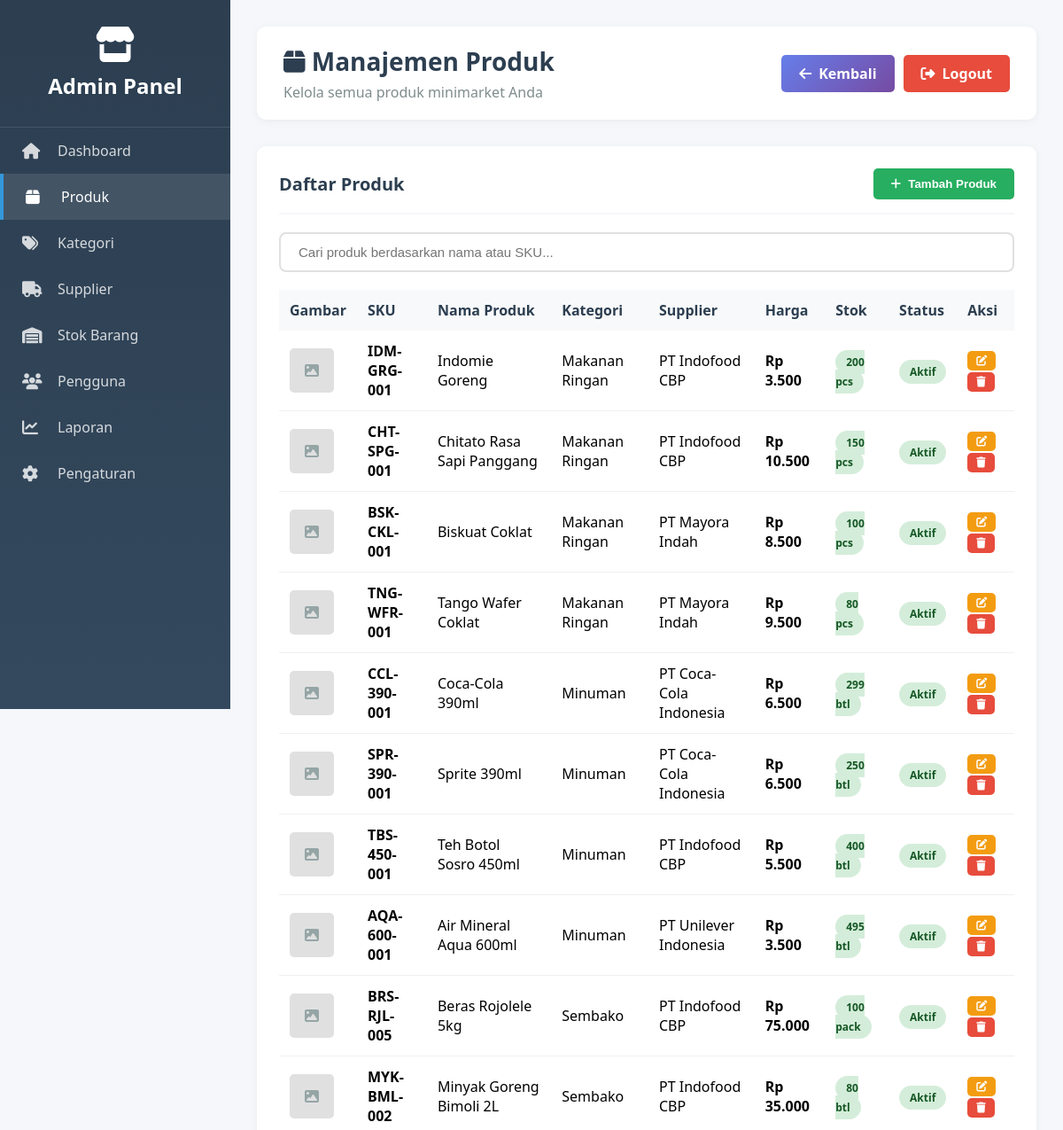
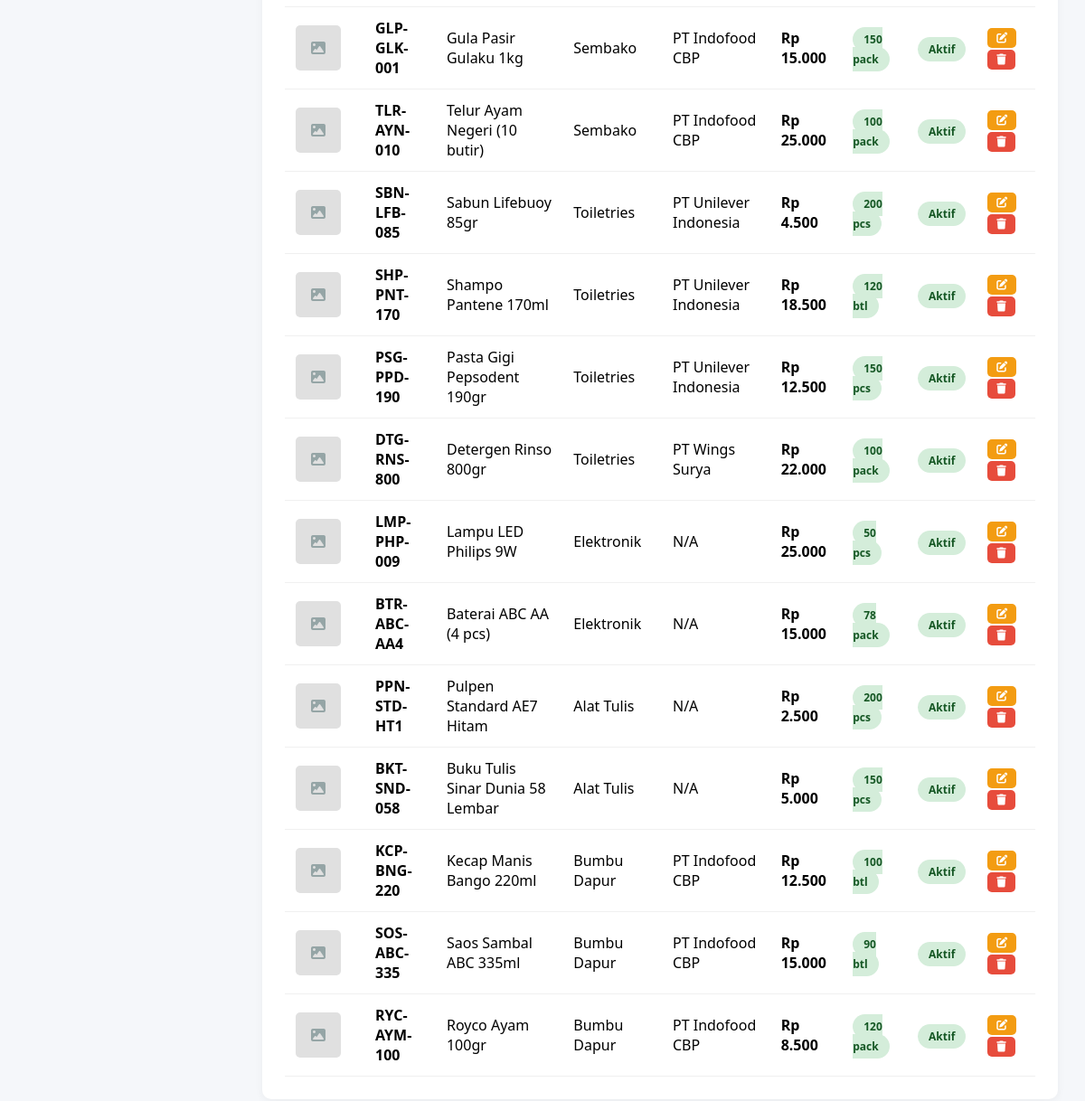
/admin/products.php (signed in), run on the app's committed database (2 pictures, top to bottom).
### tables this page shows
CREATE TABLE `products` (
  `id` int(11) NOT NULL,
  `category_id` int(11) DEFAULT NULL,
  `supplier_id` int(11) DEFAULT NULL,
  `product_name` varchar(200) NOT NULL,
  `sku` varchar(50) NOT NULL,
  `barcode` varchar(100) DEFAULT NULL,
  `description` text DEFAULT NULL,
  `price` decimal(15,2) NOT NULL,
  `cost_price` decimal(15,2) DEFAULT NULL,
  `stock` int(11) DEFAULT 0,
  `min_stock` int(11) DEFAULT 10,
  `unit` varchar(20) DEFAULT 'pcs',
  `image` varchar(255) DEFAULT NULL,
  `status` enum('active','inactive') DEFAULT 'active',
  `created_at` timestamp NOT NULL DEFAULT current_timestamp(),
  `updated_at` timestamp NOT NULL DEFAULT current_timestamp() ON UPDATE current_timestamp()
);

CREATE TABLE `categories` (
  `id` int(11) NOT NULL,
  `category_name` varchar(100) NOT NULL,
  `description` text DEFAULT NULL,
  `icon` varchar(50) DEFAULT NULL,
  `status` enum('active','inactive') DEFAULT 'active',
  `created_at` timestamp NOT NULL DEFAULT current_timestamp(),
  `updated_at` timestamp NOT NULL DEFAULT current_timestamp() ON UPDATE current_timestamp()
);

CREATE TABLE `suppliers` (
  `id` int(11) NOT NULL,
  `supplier_name` varchar(100) NOT NULL,
  `contact_person` varchar(100) DEFAULT NULL,
  `phone` varchar(20) DEFAULT NULL,
  `email` varchar(100) DEFAULT NULL,
  `address` text DEFAULT NULL,
  `status` enum('active','inactive') DEFAULT 'active',
  `created_at` timestamp NOT NULL DEFAULT current_timestamp(),
  `updated_at` timestamp NOT NULL DEFAULT current_timestamp() ON UPDATE current_timestamp()
);

### config.php (called while the page is built, shortened)
<?php
function formatRupiah($amount) {
    return "Rp " . number_format($amount, 0, ',', '.');
}
?>

### admin/products.php (the view, shortened to what this page needs)
<?php
require_once '../config.php';
$products = $conn->query("SELECT p.*, c.category_name, s.supplier_name FROM products p LEFT JOIN categories c ON p.category_id = c.id LEFT JOIN suppliers s ON p.supplier_id = s.id ORDER BY p.created_at DESC");
require_once '../includes/admin_header.php';
?>
</head>
<body>
    <div class="wrapper">
        <div class="sidebar">
            <div class="sidebar-header">
                <i class="fas fa-store" style="font-size: 40px; margin-bottom: 10px;"></i>
                <h2>Admin Panel</h2>
            </div>
            <div class="sidebar-menu">
                <a href="index.php" class="menu-item">
                    <i class="fas fa-home"></i>
                    <span>Dashboard</span>
                </a>
                <a href="products.php" class="menu-item active">
                    <i class="fas fa-box"></i>
                    <span>Produk</span>
                </a>
                <a href="categories.php" class="menu-item">
                    <i class="fas fa-tags"></i>
                    <span>Kategori</span>
                </a>
                <a href="suppliers.php" class="menu-item">
                    <i class="fas fa-truck"></i>
                    <span>Supplier</span>
                </a>
                <a href="stock.php" class="menu-item">
                    <i class="fas fa-warehouse"></i>
                    <span>Stok Barang</span>
                </a>
                <a href="users.php" class="menu-item">
                    <i class="fas fa-users"></i>
                    <span>Pengguna</span>
                </a>
                <a href="reports.php" class="menu-item">
                    <i class="fas fa-chart-line"></i>
                    <span>Laporan</span>
                </a>
                <a href="settings.php" class="menu-item">
                    <i class="fas fa-cog"></i>
                    <span>Pengaturan</span>
                </a>
            </div>
        </div>
        <div class="main-content">
            <div class="top-bar">
                <div>
                    <h1 style="font-size: 28px; color: #2c3e50;">
                        <i class="fas fa-box"></i> Manajemen Produk
                    </h1>
                    <p style="color: #7f8c8d; margin-top: 5px;">Kelola semua produk minimarket Anda</p>
                </div>
                <div style="display: flex; gap: 10px;">
                    <a href="index.php" class="btn btn-primary">
                        <i class="fas fa-arrow-left"></i> Kembali
                    </a>
                    <a href="../logout.php" class="btn btn-danger">
                        <i class="fas fa-sign-out-alt"></i> Logout
                    </a>
                </div>
            </div>
            <div class="card">
                <div class="card-header">
                    <h2 class="card-title">Daftar Produk</h2>
                    <button class="btn btn-success" onclick="openModal()">
                        <i class="fas fa-plus"></i> Tambah Produk
                    </button>
                </div>
                <div class="search-box">
                    <input type="text" id="searchProduct" placeholder="Cari produk berdasarkan nama atau SKU...">
                </div>
                <div style="overflow-x: auto;">
                    <table id="productsTable">
                        <thead>
                            <tr>
                                <th>Gambar</th>
                                <th>SKU</th>
                                <th>Nama Produk</th>
                                <th>Kategori</th>
                                <th>Supplier</th>
                                <th>Harga</th>
                                <th>Stok</th>
                                <th>Status</th>
                                <th>Aksi</th>
                            </tr>
                        </thead>
                        <tbody>
                            <?php while($product = $products->fetch_assoc()): ?>
                            <tr>
                                <td>
                                    <?php if (!empty($product['image'])): ?>
                                        <img src="<?php echo UPLOAD_URL . $product['image']; ?>" style="width: 50px; height: 50px; object-fit: cover; border-radius: 5px;" alt="<?php echo $product['product_name']; ?>">
                                    <?php else: ?>
                                        <div style="width: 50px; height: 50px; background: #e0e0e0; border-radius: 5px; display: flex; align-items: center; justify-content: center;">
                                            <i class="fas fa-image" style="color: #95a5a6;"></i>
                                        </div>
                                    <?php endif; ?>
                                </td>
                                <td><strong><?php echo $product['sku']; ?></strong></td>
                                <td><?php echo $product['product_name']; ?></td>
                                <td><?php echo $product['category_name'] ?? 'N/A'; ?></td>
                                <td><?php echo $product['supplier_name'] ?? 'N/A'; ?></td>
                                <td><strong><?php echo formatRupiah($product['price']); ?></strong></td>
                                <td>
                                    <span class="badge <?php echo $product['stock'] <= $product['min_stock'] ? 'badge-warning' : 'badge-success'; ?>">
                                        <?php echo $product['stock']; ?> <?php echo $product['unit']; ?>
                                    </span>
                                </td>
                                <td>
                                    <?php if($product['status'] == 'active'): ?>
                                        <span class="badge badge-success">Aktif</span>
                                    <?php else: ?>
                                        <span class="badge badge-danger">Nonaktif</span>
                                    <?php endif; ?>
                                </td>
                                <td>
                                    <a href="?edit=<?php echo $product['id']; ?>" class="btn btn-warning" style="padding: 5px 10px; font-size: 12px;">
                                        <i class="fas fa-edit"></i>
                                    </a>
                                    <a href="?delete=<?php echo $product['id']; ?>" class="btn btn-danger" style="padding: 5px 10px; font-size: 12px;" onclick="return confirm('Yakin ingin menghapus produk ini?')">
                                        <i class="fas fa-trash"></i>
                                    </a>
                                </td>
                            </tr>
                            <?php endwhile; ?>
                        </tbody>
                    </table>
                </div>
            </div>
        </div>
    </div>
<?php require_once '../includes/admin_footer.php'; ?>

### includes/admin_header.php (shortened to what this page needs)
<!DOCTYPE html>
<html lang="id">
<head>
    <link rel="stylesheet" href="https://cdnjs.cloudflare.com/ajax/libs/font-awesome/6.4.0/css/all.min.css">

### includes/admin_footer.php (shortened to what this page needs)
</body>
</html>

### admin/products.php (style rules this page uses)
* { margin: 0; padding: 0; box-sizing: border-box; }
body { font-family: 'Segoe UI', Tahoma, Geneva, Verdana, sans-serif; background: #f5f7fa; }
.wrapper { display: flex; min-height: 100vh; }
.sidebar { width: 260px; background: linear-gradient(180deg, #2c3e50 0%, #34495e 100%); color: white; position: fixed; height: 100vh; overflow-y: auto; }
.sidebar-header { padding: 30px 20px; text-align: center; border-bottom: 1px solid rgba(255,255,255,0.1); }
.menu-item { padding: 15px 25px; display: flex; align-items: center; color: rgba(255,255,255,0.8); text-decoration: none; transition: all 0.3s; }
.menu-item:hover, .menu-item.active { background: rgba(255,255,255,0.1); color: white; border-left: 4px solid #3498db; }
.menu-item i { margin-right: 15px; font-size: 18px; width: 25px; }
.main-content { margin-left: 260px; flex: 1; padding: 30px; }
.top-bar { background: white; padding: 20px 30px; border-radius: 10px; display: flex; justify-content: space-between; align-items: center; margin-bottom: 30px; box-shadow: 0 2px 10px rgba(0,0,0,0.05); }
.btn { padding: 10px 20px; border: none; border-radius: 5px; cursor: pointer; font-weight: 600; text-decoration: none; display: inline-flex; align-items: center; gap: 8px; transition: all 0.3s; }
.btn-primary { background: linear-gradient(135deg, #667eea 0%, #764ba2 100%); color: white; }
.btn-success { background: #27ae60; color: white; }
.btn-danger { background: #e74c3c; color: white; }
.btn-warning { background: #f39c12; color: white; }
.card { background: white; border-radius: 10px; padding: 25px; box-shadow: 0 2px 10px rgba(0,0,0,0.05); margin-bottom: 30px; }
.card-header { display: flex; justify-content: space-between; align-items: center; margin-bottom: 20px; padding-bottom: 15px; border-bottom: 2px solid #f5f7fa; }
.card-title { font-size: 20px; font-weight: 600; color: #2c3e50; }
table { width: 100%; border-collapse: collapse; }
th { background: #f8f9fa; padding: 12px; text-align: left; font-weight: 600; color: #2c3e50; }
td { padding: 12px; border-bottom: 1px solid #f0f0f0; }
.badge { padding: 5px 12px; border-radius: 20px; font-size: 12px; font-weight: 600; }
.badge-success { background: #d4edda; color: #155724; }
.search-box { margin-bottom: 20px; }
.search-box input { width: 100%; padding: 12px 20px; border: 2px solid #e0e0e0; border-radius: 8px; font-size: 15px; }

### data on the page
products: sku "IDM-GRG-001", product_name "Indomie Goreng", category.category_name "Makanan Ringan", supplier.supplier_name "PT Indofood CBP", price "Rp 3.500", stock "200", unit "pcs", status "Aktif"
products: sku "CHT-SPG-001", product_name "Chitato Rasa Sapi Panggang", category.category_name "Makanan Ringan", supplier.supplier_name "PT Indofood CBP", price "Rp 10.500", stock "150", unit "pcs", status "Aktif"
products: sku "BSK-CKL-001", product_name "Biskuat Coklat", category.category_name "Makanan Ringan", supplier.supplier_name "PT Mayora Indah", price "Rp 8.500", stock "100", unit "pcs", status "Aktif"
products: sku "TNG-WFR-001", product_name "Tango Wafer Coklat", category.category_name "Makanan Ringan", supplier.supplier_name "PT Mayora Indah", price "Rp 9.500", stock "80", unit "pcs", status "Aktif"
products: sku "CCL-390-001", product_name "Coca-Cola 390ml", category.category_name "Minuman", supplier.supplier_name "PT Coca-Cola Indonesia", price "Rp 6.500", stock "299", unit "btl", status "Aktif"
products: sku "SPR-390-001", product_name "Sprite 390ml", category.category_name "Minuman", supplier.supplier_name "PT Coca-Cola Indonesia", price "Rp 6.500", stock "250", unit "btl", status "Aktif"
products: sku "TBS-450-001", product_name "Teh Botol Sosro 450ml", category.category_name "Minuman", supplier.supplier_name "PT Indofood CBP", price "Rp 5.500", stock "400", unit "btl", status "Aktif"
products: sku "AQA-600-001", product_name "Air Mineral Aqua 600ml", category.category_name "Minuman", supplier.supplier_name "PT Unilever Indonesia", price "Rp 3.500", stock "495", unit "btl", status "Aktif"
products: sku "BRS-RJL-005", product_name "Beras Rojolele 5kg", category.category_name "Sembako", supplier.supplier_name "PT Indofood CBP", price "Rp 75.000", stock "100", unit "pack", status "Aktif"
products: sku "MYK-BML-002", product_name "Minyak Goreng Bimoli 2L", category.category_name "Sembako", supplier.supplier_name "PT Indofood CBP", price "Rp 35.000", stock "80", unit "btl", status "Aktif"
products: sku "GLP-GLK-001", product_name "Gula Pasir Gulaku 1kg", category.category_name "Sembako", supplier.supplier_name "PT Indofood CBP", price "Rp 15.000", stock "150", unit "pack", status "Aktif"
products: sku "TLR-AYN-010", product_name "Telur Ayam Negeri (10 butir)", category.category_name "Sembako", supplier.supplier_name "PT Indofood CBP", price "Rp 25.000", stock "100", unit "pack", status "Aktif"
products: sku "SBN-LFB-085", product_name "Sabun Lifebuoy 85gr", category.category_name "Toiletries", supplier.supplier_name "PT Unilever Indonesia", price "Rp 4.500", stock "200", unit "pcs", status "Aktif"
products: sku "SHP-PNT-170", product_name "Shampo Pantene 170ml", category.category_name "Toiletries", supplier.supplier_name "PT Unilever Indonesia", price "Rp 18.500", stock "120", unit "btl", status "Aktif"
products: sku "PSG-PPD-190", product_name "Pasta Gigi Pepsodent 190gr", category.category_name "Toiletries", supplier.supplier_name "PT Unilever Indonesia", price "Rp 12.500", stock "150", unit "pcs", status "Aktif"
products: sku "DTG-RNS-800", product_name "Detergen Rinso 800gr", category.category_name "Toiletries", supplier.supplier_name "PT Wings Surya", price "Rp 22.000", stock "100", unit "pack", status "Aktif"
products: sku "LMP-PHP-009", product_name "Lampu LED Philips 9W", category.category_name "Elektronik", supplier_name "N/A", price "Rp 25.000", stock "50", unit "pcs", status "Aktif"
products: sku "BTR-ABC-AA4", product_name "Baterai ABC AA (4 pcs)", category.category_name "Elektronik", supplier_name "N/A", price "Rp 15.000", stock "78", unit "pack", status "Aktif"
products: sku "PPN-STD-HT1", product_name "Pulpen Standard AE7 Hitam", category.category_name "Alat Tulis", supplier_name "N/A", price "Rp 2.500", stock "200", unit "pcs", status "Aktif"
products: sku "BKT-SND-058", product_name "Buku Tulis Sinar Dunia 58 Lembar", category.category_name "Alat Tulis", supplier_name "N/A", price "Rp 5.000", stock "150", unit "pcs", status "Aktif"
products: sku "KCP-BNG-220", product_name "Kecap Manis Bango 220ml", category.category_name "Bumbu Dapur", supplier.supplier_name "PT Indofood CBP", price "Rp 12.500", stock "100", unit "btl", status "Aktif"
products: sku "SOS-ABC-335", product_name "Saos Sambal ABC 335ml", category.category_name "Bumbu Dapur", supplier.supplier_name "PT Indofood CBP", price "Rp 15.000", stock "90", unit "btl", status "Aktif"
products: sku "RYC-AYM-100", product_name "Royco Ayam 100gr", category.category_name "Bumbu Dapur", supplier.supplier_name "PT Indofood CBP", price "Rp 8.500", stock "120", unit "pack", status "Aktif"
